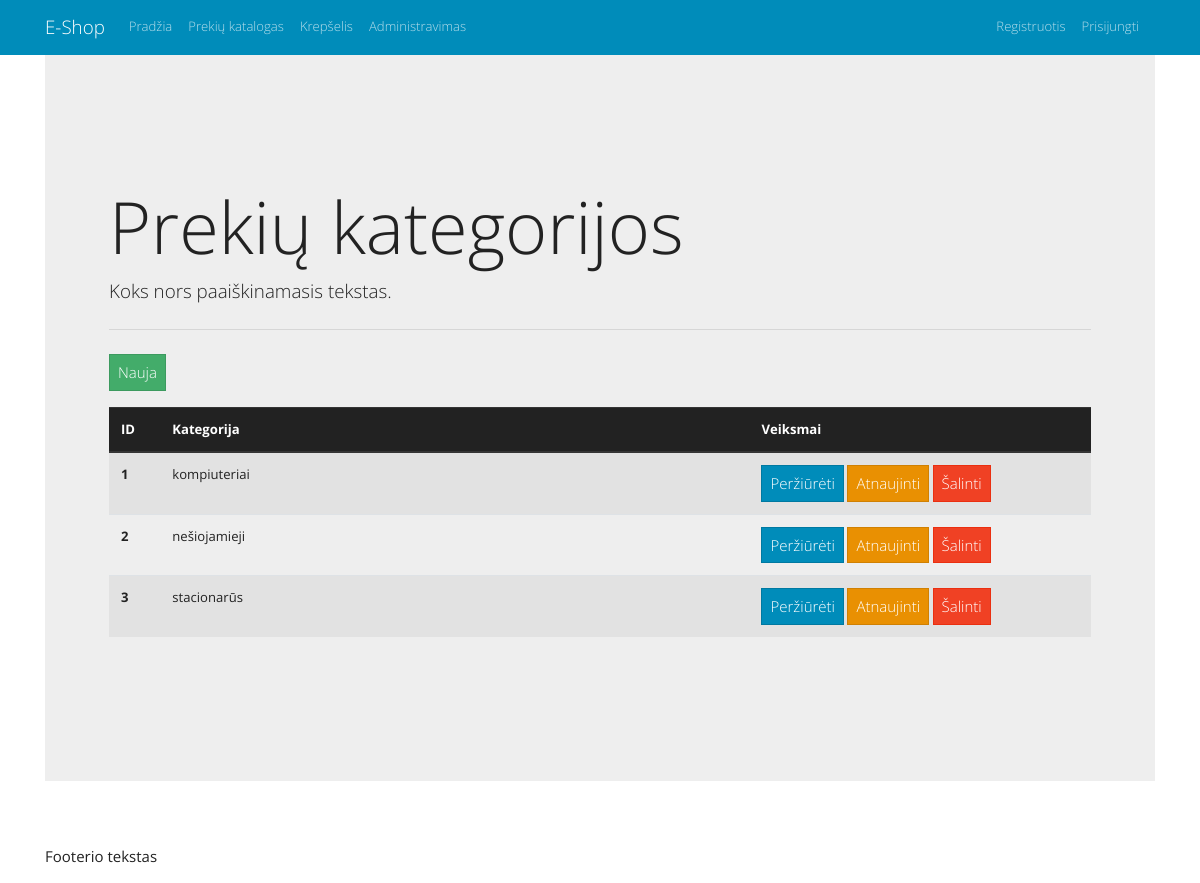
The app's page /views/admin/categories/index.php with its own data.
### tables this page shows
CREATE TABLE `categories` (
  `id` int(10) UNSIGNED NOT NULL,
  `title` varchar(45) NOT NULL,
  `description` longtext,
  `parent_category_id` int(10) UNSIGNED DEFAULT NULL
);

### views/admin/categories/index.php (the view)
<?php include("../../../header.php"); ?>
<h1 class="display-3">Prekių kategorijos</h1>
<p class="lead">Koks nors paaiškinamasis tekstas.</p>
<hr class="my-4">
<p>
    <a href="new.php" class="btn btn-success">Nauja</a>
</p>
<?php
$sql = "SELECT `id`, `title`, `description`, `parent_category_id` FROM `categories`";
$result = $conn->query($sql);
if ($result->num_rows > 0) {
    ?>
    <table class="table table-striped table-hover">
        <thead class="thead-dark">
            <tr>
                <th scope="col">ID</th>
                <th scope="col" style="width: 60%">Kategorija</th>
                <th scope="col">Veiksmai</th>
            </tr>
        </thead>
        <tbody>
    <?php
    while($row = $result->fetch_assoc()) {
        ?>
            <tr>
                <th scope="row"><?php echo $row['id']; ?></th>
                <td><?php echo $row["title"]; ?></td>
                <td>
                    <a href="view.php?id=<?php echo $row["id"]; ?>" class="btn btn-primary">Peržiūrėti</a>
                    <a href="edit.php?id=<?php echo $row["id"]; ?>" class="btn btn-warning">Atnaujinti</a>
                    <a href="delete.php?id=<?php echo $row["id"]; ?>" class="btn btn-danger">Šalinti</a>
                </td>
            </tr>
        <?php
    }
    ?>
        </tbody>
    </table>
    <?php
} else {
    echo '<div class="row"><p>Nieko nėra.</p></div>';
}
?>
<?php include("../../../footer.php"); ?>

### header.php (shortened to what this page needs)
<?php
$basePage = "http://localhost/eshop-demo/";
?>
<!doctype html>
<html>
  <head>
    <link rel="stylesheet" href="<?php echo $basePage; ?>assets/css/bootstrap.min.css">
  </head>
  <body>
    <nav class="navbar navbar-expand-lg navbar-dark bg-primary">
        <div class="container">
            <a class="navbar-brand" href="<?php echo $basePage; ?>">E-Shop</a>
            <div class="collapse navbar-collapse" id="navbarColor01">
                <ul class="navbar-nav mr-auto">
                    <li class="nav-item">
                        <a class="nav-link" href="<?php echo $basePage; ?>">Pradžia <span class="sr-only">(current)</span></a>
                    </li>
                    <li class="nav-item">
                        <a class="nav-link" href="<?php echo $basePage; ?>views/catalog/category.php">Prekių katalogas</a>
                    </li>
                    <li class="nav-item">
                        <a class="nav-link" href="<?php echo $basePage; ?>views/checkout/index.php">Krepšelis</a>
                    </li>
                    <li class="nav-item">
                        <a class="nav-link" href="<?php echo $basePage; ?>views/admin/index.php">Administravimas</a>
                    </li>
                </ul>
                <ul class="navbar-nav mr-sm-2">
                    <li class="nav-item">
                        <a class="nav-link" href="<?php echo $basePage; ?>views/users/register.php">Registruotis</a>
                    </li>
                    <li class="nav-item">
                        <a class="nav-link" href="<?php echo $basePage; ?>views/users/login.php">Prisijungti</a>
                    </li>
                </ul>
            </div>
        </div>
    </nav>
    <div class="container">
        <div class="jumbotron">

### footer.php (shortened to what this page needs)
        </div>
    </div>
    <footer>
        <div class="container">
            <p>Footerio tekstas</p>
        </div>
    </footer>
  </body>
</html>

### records on screen
categories: id "1", title "kompiuteriai"
categories: id "2", title "nešiojamieji"
categories: id "3", title "stacionarūs"
